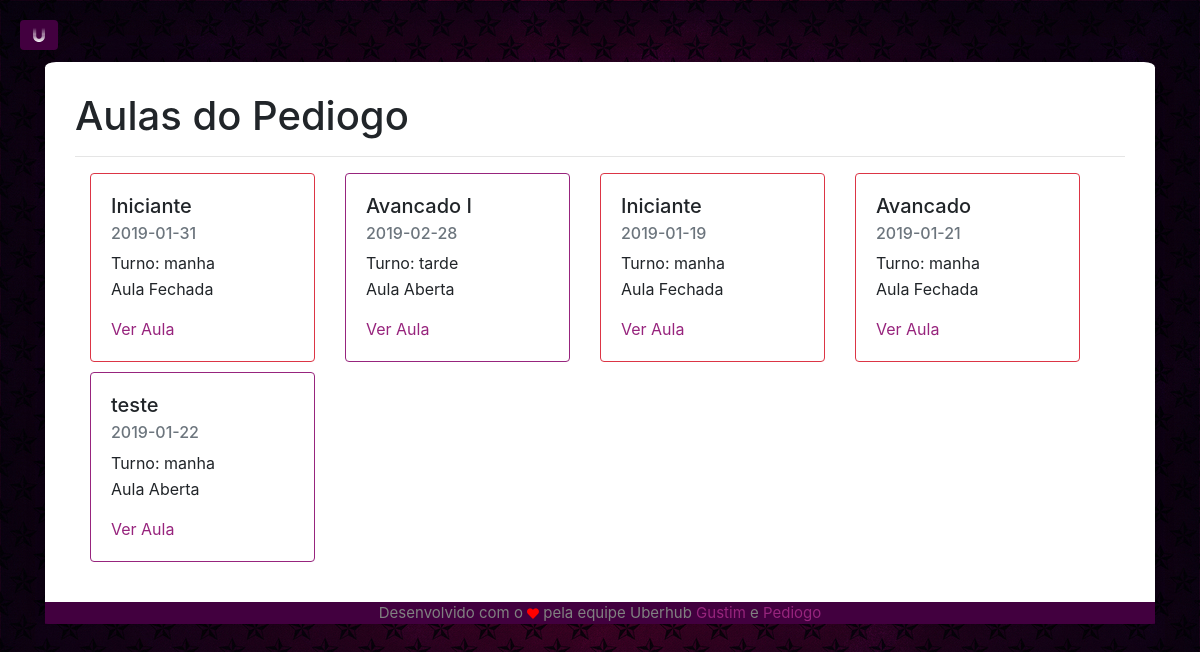
/minhasAulas (signed in), run on an earlier commit of the app's database.
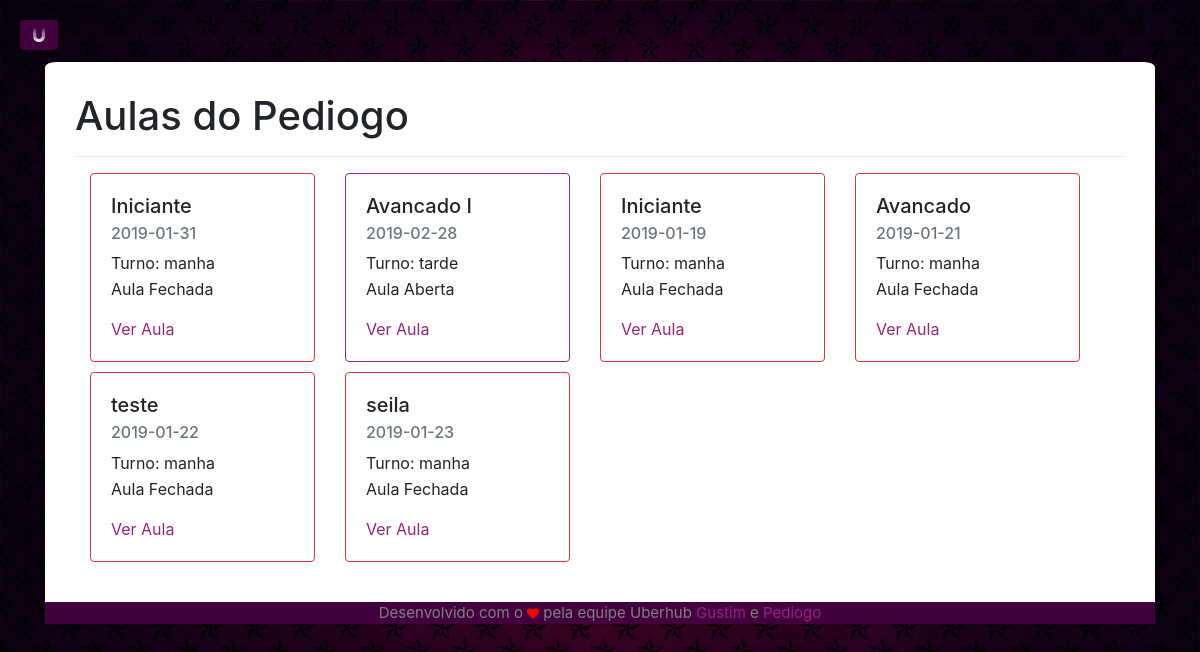
And on a later commit of the database.
### app/models/tables.py (models this page shows, shortened)
class Professor(db.Model):
    __tablename__ = "professor"
    id       = db.Column(db.Integer, primary_key=True, autoincrement=True)
    cpf      = db.Column(db.String(11), nullable=False, unique=True)
    apelido  = db.Column(db.String(15), nullable=False, unique=True)
    email    = db.Column(db.String(50), nullable=False, unique=True)
    nome     = db.Column(db.String(50), nullable=False)
    telefone = db.Column(db.String(11))
    ID_URI   = db.Column(db.String(5), unique=True)
    senha    = db.Column(db.String(30), nullable=False)
    @property
    def is_authenticated(self):
        return True

class Aula(db.Model):
    __tablename__ = "aula"
    id       = db.Column(db.Integer, primary_key=True, autoincrement=True)
    dia      = db.Column(db.Date)
    horario  = db.Column(db.String(5), CheckConstraint('horario="manha" or horario="tarde"'), nullable=False)
    nivel    = db.Column(db.String(15), nullable=False)
    ativa    = db.Column(db.Boolean, default=False, server_default=sa.sql.expression.false(), nullable=False)
    id_prof  = db.Column(db.Integer, db.ForeignKey('professor.id'))
    fk_professor =  db.relationship('Professor', foreign_keys=id_prof)

### app/controllers/default.py (the view)
@app.route("/minhasAulas")
def minhasAulas():
    aulas = tables.Aula.query.filter_by(id_prof=current_user.id)
    return render_template('home/minhasaulas.html', aulas=aulas)

### app/controllers/default.py (called while the page is built)
@lm.user_loader
def load_user(id):
    return tables.Professor.query.filter_by(id=id).first()

### app/controllers/functions.py (called while the page is built)
def shufflebg():
    x = randint(1, 5)
    if x == 1:
        return "bg"
    if x == 2:
        return "bg1"
    if x == 3:
        return "bg2"
    if x == 4:
        return "bg3"
    return "bg"

### app/templates/home/minhasaulas.html (shortened to what this page needs)
{% extends 'base.html' %}
{% block body %}
<h1>Aulas do {{current_user.apelido}}</h1>
<hr>
<div class="row container">
  {% for aula in aulas %}
    <div class="col-sm-3" style="margin-bottom: 10px;">
      {% if aula.ativa %}
      <div class="card border-success">
      {% else %}
      <div class="card border-danger">
      {% endif %}
        <div class="card-body">
          <h5 class="card-title">{{ aula.nivel }}</h5>
          <h6 class="card-subtitle mb-2 text-muted">{{ aula.dia }}</h6>
          <p class="card-text" style="margin-bottom:2px;">Turno: {{ aula.horario }}</p>
          {% if aula.ativa %}
          <p class="card-text" style="martgin-top:0px;">Aula Aberta</p>
          {% else %}
          <p class="card-text" style="martgin-top:0px;">Aula Fechada</p>
          {% endif %}
          <a href="{{ url_for('lista', id_aula=aula.id) }}" class="card-link ftLink">Ver Aula</a>
        </div>
      </div>
    </div>
  {% endfor %}
</div>
{% endblock %}

### app/templates/base.html (shortened to what this page needs)
<!DOCTYPE html>
<html lang="en" dir="ltr">
  <head>
    <link rel="stylesheet" href="https://stackpath.bootstrapcdn.com/bootstrap/4.1.3/css/bootstrap.min.css">
    <link rel="stylesheet" href="{{ url_for('static', filename='home/simple-sidebar.css') }}" rel="stylesheet">
    <link rel="stylesheet" href="https://use.fontawesome.com/releases/v5.6.1/css/all.css">
    <link rel="stylesheet" href="https://formden.com/static/cdn/bootstrap-iso.css" />
  </head>
  <body class="{{ shufflebg() }}">
    <div id="wrapper">
        <div id="page-content-wrapper" class="">
                <button href="#menu-toggle" class="btn fab fa-uniregistry" id="menu-toggle"></button>
        </div>
        <div class="container">
          <div class="container" id="logmain">
          {% block body %}
          {% endblock %}
          </div>
          <footer class="thin">
            <div class="container">
              <p>Desenvolvido com o <i class="fas fa-heart"></i> pela equipe Uberhub <a href="https://github.com/augusto-moraes" class="ftLink" target="_blank">Gustim</a> e <a href="https://github.com/pedrodiogo219" class="ftLink" target="_blank">Pediogo</a></p>
            </div>
          </footer>
        </div>
    </div>
    <link rel="stylesheet" href="https://cdnjs.cloudflare.com/ajax/libs/bootstrap-datepicker/1.4.1/css/bootstrap-datepicker3.css"/>
  </body>
</html>

### app/static/home/simple-sidebar.css (style rules this page uses)
body.bg2 { overflow-x: hidden; background-image: url(../img/bg2.jpg); background-color: #E6E6FA; background-size: 100%; }
#wrapper { padding-left: 0; -webkit-transition: all 0.5s ease; -moz-transition: all 0.5s ease; -o-transition: all 0.5s ease; transition: all 0.5s ease; }
#page-content-wrapper { width: 100%; position: absolute; padding: 15px; }
@media (min-width:768px) { #wrapper { padding-left: 0; } }
@media (min-width:768px) { #page-content-wrapper { padding: 20px; position: relative; } }
#menu-toggle { position: fixed; left: -2; }
html { scroll-behavior: smooth; }
#logmain { background-color: white; margin-top: 2%; padding: 30px; border-radius: 1.0001%; border-bottom-left-radius: 0; border-bottom-right-radius: 0; box-shadow: 0 4px 8px 0 rgba(0, 0, 0, 0.2), 0 6px 20px 0 rgba(0, 0, 0, 0.19); }
.btn { background-color: #42003f; color: white; }
.border-success { border-color: #97247d !important; }
footer.thin { background-color: #42003f; color: grey; text-align: center; bottom: 0; font-size: 15px; border-bottom-left-radius: 1.0001%; border-bottom-right-radius: 1.0001%; }
.fa-heart { font-size: 11.9px; color: red; }
.ftLink { color: #97247d; }

What changed in the data, as far as the page shows it:
changed Aula "teste": ativa "Aula Aberta" → "Aula Fechada"
added Aula: nivel "seila", dia "2019-01-23", horario "manha", ativa "Aula Fechada"
